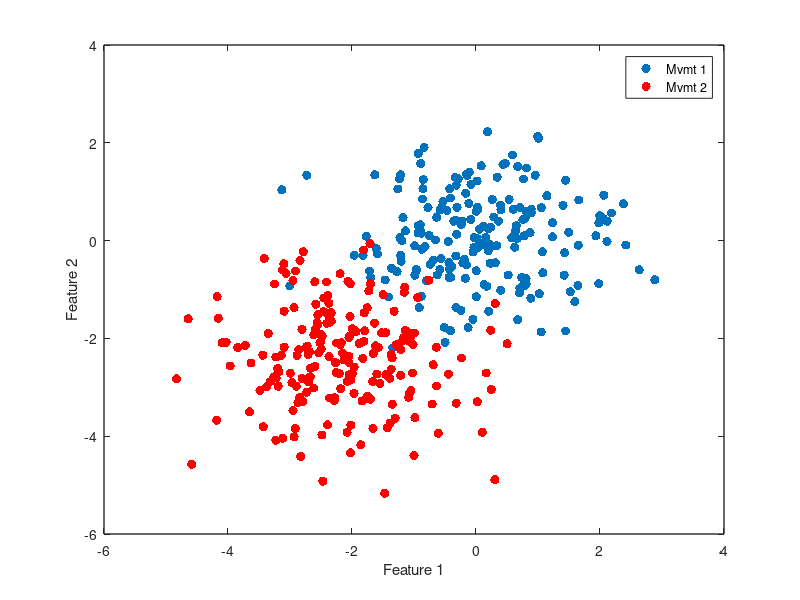

The MATLAB script that drew this image: (Note: this script raises an error after producing the figure.)

% COME HERE FROM THE REPRESENTATIONAL STRUCURE ANALYSES CODE

%% SIMULATION OF THE TESTING SCHEME
% create two datasets 

a= randn(200,2);
b=randn(200,2)+[-2.25,-2.25];
figure;plot(a(:,1),a(:,2),'.','MarkerSize',20)
hold on
plot(b(:,1),b(:,2),'.r','MarkerSize',20)
set(gcf,'Color','w')
set(gca,'LineWidth',1)
xlabel('Feature 1')
ylabel('Feature 2')
legend({'Mvmt 1','Mvmt 2'})
box on
% compute mahal distance
dstat = mahal2(a,b,2);
title(['Mahalanobis distance of ' num2str(dstat)])

a=a';b=b';
s1 = size(a,2);
c = [a b];
m = mean(c,2);
X = cov(c');
C12 = chol(X);

% plot the ellipse
[v,d]=eigs(X); % ellipse length is sqrt(e.value) in direction of e.vector
d=diag(d);
ra=sqrt(5.991*d(1));
rb=sqrt(5.991*d(2));
v1=v(:,1);
ang = atan(v1(2)/v1(1));
c0=mean(c,2);
xlim([min(c(1,:))-1 max(c(1,:))+1])
ylim([min(c(2,:))-1 max(c(2,:))+1])
figure;plot(a(1,:),a(2,:),'.','MarkerSize',20)
hold on
plot(b(1,:),b(2,:),'.r','MarkerSize',20)
ellipse(ra,rb,ang,c0(1),c0(2),'k');
title(['Gaussian fit to overall data'])
xlim([min(c(1,:))-1 max(c(1,:))+1])
ylim([min(c(2,:))-1 max(c(2,:))+1])
set(gcf,'Color','w')
set(gca,'LineWidth',1)
xlabel('Feature 1')
ylabel('Feature 2')
legend({'Mvmt 1','Mvmt 2'})

% example plotting
g = randn(size(c));
cnew = m + C12'*g;

% just plot it
figure;hold on
plot(cnew(1,:),cnew(2,:),'.k','MarkerSize',20)
ellipse(ra,rb,ang,c0(1),c0(2),'k');
xlim([min(c(1,:))-1 max(c(1,:))+1])
ylim([min(c(2,:))-1 max(c(2,:))+1])
set(gcf,'Color','w')
set(gca,'LineWidth',1)
xlabel('Feature 1')
ylabel('Feature 2')
legend('Sampling from Gaussian Fit')
box on


% find two clusters in the data
idx = kmeans(cnew', 2);
atmp = cnew(:,find(idx==1));
btmp = cnew(:,find(idx==2));
figure;plot(atmp(1,:),atmp(2,:),'.','MarkerSize',20)
hold on
plot(btmp(1,:),btmp(2,:),'.r','MarkerSize',20)
ellipse(ra,rb,ang,c0(1),c0(2),'k');
dd= mahal2(atmp',btmp',2);
title(['K-means parcellation, Mahalanobis dist of ' num2str(dd)])
xlim([min(c(1,:))-1 max(c(1,:))+1])
ylim([min(c(2,:))-1 max(c(2,:))+1])
set(gcf,'Color','w')
set(gca,'LineWidth',1)
xlabel('Feature 1')
ylabel('Feature 2')
legend({'Cluster 1','Cluster 2'})
box on

parfor i=1:500
    g = randn(size(c));
    cnew = m + C12'*g;

    % find two clusters in the data
    idx = kmeans(cnew', 2);
    atmp = cnew(:,find(idx==1));
    btmp = cnew(:,find(idx==2));
    dboot(i) = mahal2(atmp',btmp',2);

end
figure;hist(dboot)
vline(dstat)
sum(dboot>dstat)/length(dboot)



%%
%%%% null hypothesis testing -> permutation of each freq feature mvmt 1 and
% mvmt2. Create a cmmon distribution, sample from the distribution and use
% k-means to get two clusters. then find the mahab distance between the two
% clusters
%%% using all features
a = Data{13};
b = Data{14};
d = mahal2(a',b',2);
dboot=[];
s1 = size(a,2);
c = [a b];
m = mean(c,2);
X = cov(c');
C12 = chol(X);
parfor i=1:500
    g = randn(size(c));
    cnew = m + C12'*g;

    % find two clusters in the data
    idx = kmeans(cnew', 2);
    atmp = cnew(:,find(idx==1));
    btmp = cnew(:,find(idx==2));
    dboot(i) = mahal2(atmp',btmp',2);
end
figure;hist(dboot)
vline(d)
sum(dboot>d)/length(dboot)

%% SAME AS ABOVE BUT NOW FOR ALL PAIRWISE MOVEMENTS

% parallel cluster
clus = parcluster;
clus.NumWorkers = 18;
par_clus = clus.parpool(18);
load('/media/reza/ResearchDrive/B3 Data for ERP Analysis/Data_B3_ForMahabStats.mat')
addpath(genpath('/home/reza/Repositories/ECoG_BCI_HighDim'))
tic
options = statset('UseParallel',true);
D_p=zeros(length(Data));
D_boot=[];
for i=1:length(Data)
    disp(i)
    a = Data{i};
    for j=i+1:length(Data)
        b = Data{j};
        d = mahal2(a',b',2);
        dboot=[];
        s1 = size(a,2);
        c = [a b];
        m = mean(c,2);
        X = cov(c');
        C12 = chol(X);
        parfor ii=1:750
            g = randn(size(c));
            cnew = m + C12'*g;

            % find two clusters in the data
            idx = kmeans(cnew', 2);
            atmp = cnew(:,find(idx==1));
            btmp = cnew(:,find(idx==2));

            % get mahab distance
            dboot(ii) = mahal2(atmp',btmp',2);
        end
        D_boot = [D_boot;dboot];
        D_p(i,j) = sum(dboot>d)/length(dboot);        
    end
end


% for B3
ImaginedMvmt = {'Right Thumb','Right Index','Right Middle','Right Ring','Right Pinky',...
    'Rotate Right Wrist','Right Pinch Grasp','Right Tripod Grasp','Right Power Grasp',...
    'Left Thumb','Left Index','Left Middle','Left Ring','Left Pinky',...
    'Rotate Left Wrist','Left Pinch Grasp','Left Tripod Grasp','Left Power Grasp',...
    'Squeeze Both Hands',...
    'Head Movement',...
    'Right Shoulder Shrug',...
    'Left Shoulder Shrug',...
    'Right Tricep','Left Tricep',...
    'Right Bicep','Left Bicep',...
    'Right Knee','Left Knee',...%
    'Right Ankle','Left Ankle',...
    'Lips','Tongue'};

D=zeros(length(ImaginedMvmt));
for i=1:length(Data)
    %disp(['Processing Mvmt ' num2str(i) ...
    %    ' with bins till '  num2str(bins_size(end))])
    A = Data{i}';
    for j=i+1:length(Data)
        B = Data{j}';
        d = mahal2(A,B,2);
        D(i,j)=d;
        D(j,i)=d;
    end
end

Dtmp=squareform(D);
Db = D_boot(:);
Dtmp(end+1:length(Db))=NaN;
figure;boxplot(log10([Dtmp(:) Db(:)]),'Whisker',3)
set(gcf,'Color','w')
xticks(1:2)
xticklabels({'Real Data','Null distribution'})
ylabel('Log Distance')
title('B1')
set(gca,'FontSize',12)
box off
set(gca,'LineWidth',1)

[pfdr,pval]=fdr(squareform(D_p')',0.05);pfdr
sum(squareform(D_p')<=pfdr)/length(squareform(D_p'))

%cd('F:\DATA\ecog data\ECoG BCI\GangulyServer\Multistate clicker')
%save pairwise_Mahab_Dist_Stats_B1 -v7.3


clear Data
cd('/media/reza/ResearchDrive/B3 Data for ERP Analysis/')
save pairwise_Mahab_Dist_Stats_B3 -v7.3

%clear Data Data_bkup TrialData
%cd('F:\DATA\ecog data\ECoG BCI\GangulyServer\Multistate B3')
%save pairwise_Mahab_Dist_Stats_B3 -v7.3
toc

%% Going down the dendrogram , simulation
a = rand(18,2);
z=linkage(a);
figure;dendrogram(z)
z(:,end+1) = ((size(a,1)+1):(max(max(z(:,1:2)))+1))';

root_idx = z(end-5,1:2);
max_datapts = size(a,1);
children_all={};
for i=1:length(root_idx)
    children=[];
    % first step is to get the immediate below neighbors
    if root_idx(i)<=max_datapts
        children = [children root_idx(i)];
    end
    parents = z(find(z(:,end)==root_idx(i)),1:2);
    children = [children parents(parents<=max_datapts)];
    going_down= true;
    while going_down
        parents = get_children(z,parents)  ;
        children = [children parents(parents<=max_datapts)];
        parents = parents(parents>max_datapts);
        if all(parents<=max_datapts) || isempty(parents)
            going_down=false;
        end
    end
    children_all{i} = children(children<=max_datapts);
end

%% going down the dendogram and doing null hypothesis testing each node
% real data

Z(:,end+1) = ((size(D,1)+1):(max(max(Z(:,1:2)))+1))';


root_idx = Z(end,1:2);
link_stat = Z(end,3);
children_all = get_children_node(Z,root_idx); % the two clusters of mvmts

data=[];tmp_data={};num_bins={};
for i=1:length(children_all)
    idx = children_all{i};
    tmp = cell2mat(Data(idx));
    data = cat(2,data,tmp);
    tmp_data{i}=tmp;
    num_bins{i}=size(tmp,2);
end

num_mvmts = length(cell2mat(children_all));
num_bins = cumsum(cell2mat(num_bins));
num_bins = num_bins(end)/num_mvmts
num_bins = 1:735:(num_mvmts*735+1);

% fit the gaussian to the overall data
m = mean(data,2);
X = cov(data');
C12 = chol(X);
link_stat_boot=[];
options = statset('UseParallel',true);
parfor i=1:10
    g = randn(size(data));
    cnew = m + C12'*g;



    % find clusters in the data for simulated movements using k-means
    %idx = kmeans(cnew', num_mvmts,'MaxIter',250,'Options',options);

    % find clusters using agglom clustering
    %Z = linkage(cnew','complete');    
    %idx = cluster(Z,'maxclust',num_mvmts);

    % create the dataset
    %data_tmp={};
    %for j=1:length(unique(idx))
    %    data_tmp{j} = cnew(:,find(idx==j));
    %end


    % random assignment
    data_tmp={};
    idx=randperm(size(data,2));
    cnew = data(:,idx);
    for j=1:length(num_bins)-1
       data_tmp{j}=cnew(:, num_bins(j):num_bins(j+1)-1);
    end

    Dboot=zeros(size(data_tmp));
    for j=1:length(data_tmp)
        A = data_tmp{j};
        for k=j+1:length(data_tmp)
            B = data_tmp{k};
            Dboot(j,k) = mahal2(A',B',2);
            Dboot(k,j)= Dboot(j,k);
        end
    end
    Znull  = linkage(squareform(Dboot),'complete');
    %figure;(dendrogram(Znull))
    link_stat_boot(i) = Znull(end,3);
end
link_stat_boot
link_stat
sum(link_stat_boot>=link_stat)/length(link_stat_boot)

%
% %%% individually feature by feature
% a = Data{1};
% b = Data{3};
% d = mahal2(a',b',2);
% dboot=[];
% s1 = size(a,2);
% parfor i=1:1000
%     a1={};
%     b1={};
%     for j=1:128:size(a,1)
%         atmp = a(j:(j+128)-1,:);
%         btmp = b(j:(j+128)-1,:);
%         c = [atmp btmp];
%
%         % permutation
%         %I = randperm(size(c,2));
%         %atmp = c(:,I(1:s1));
%         %btmp = c(:,I(s1+1:end));
%
%         % simulating gaussian
%         m = mean(c,2);
%         X = cov(c');
%         C12 = chol(X);
%         g = randn(size(c));
%         cnew = m + C12'*g;
%         %atmp = cnew(:,1:s1);
%         %btmp = cnew(:,s1+1:end);
%
%         % now find two clusters from the simulated data
%         idx = kmeans(cnew', 2);
%         atmp = cnew(:,find(idx==1));
%         btmp = cnew(:,find(idx==2));
%
%         % combine
%         %a1 = [a1;atmp];
%         %b1 = [b1;btmp];
%         a1 = cat(2,a1,atmp);
%         b1 = cat(2,b1,btmp);
%     end
%     % stack together
%     s11=[];s22=[];
%     for j=1:length(a1)
%         s11(j) = size(a1{j},2);
%         s22(j) = size(b1{j},2);
%     end
%     s11 = min(s11)
%     s22 = min(s22)
%     a11=[];b11=[];
%     for j=1:length(a1)
%         tmp=a1{j};
%         a11=[a11;tmp(:,1:s11)];
%         tmp=b1{j};
%         b11=[b11;tmp(:,1:s22)];
%     end
%     dboot(i) = mahal2(a11',b11',2);
% end
% figure;hist(dboot)
% vline(d)

% testing with draw from a random distribution using same k-means
pval=[];
parfor iter=1:10
    disp(iter)
    orig=sort(randn(250,1));
    a = orig(1:125);
    b= orig(126:end)+1.75; % adding 1 here makes it a new distribution
    c=[ a; b];
    %[h p ci st]=ttest2(a,b);
    %d = abs(st.tstat);
    % statistic is k means cluster statistic
    ssum = sum((a-mean(a)).^2) + sum((b-mean(b)).^2);
    tss = sum((c-mean(c)).^2);
    ci_stat = ssum/tss;
    d = ci_stat;

    % fit a gaussian using entries of C
    m = mean(c);
    s = std(c);
    dboot=[];
    for i=1:1000
        cnew = s.*randn(size(c)) + m;
        idx = kmeans(cnew, 2);
        a1 = cnew(idx==1);
        b1 = cnew(idx==2);
        %[h p ci st]=ttest2(a1,b1);
        %dboot(i) = abs(st.tstat);
        ssum = sum((a1-mean(a1)).^2) + sum((b1-mean(b1)).^2);
        tss = sum((cnew-mean(cnew)).^2);
        dboot(i) =  ssum/tss;
    end
    %figure;hist(dboot)
    %vline(ci_stat)
    pval(iter) = sum(dboot>d)/length(dboot);
end
figure;hist(pval)

%% MAIN going down the dendrogram one leaf node at a time

%need to send Data, Z and the associated linked functions

cd('F:\DATA\ecog data\ECoG BCI\GangulyServer\Multistate B3')
%cd('F:\DATA\ecog data\ECoG BCI\GangulyServer\Multistate clicker')

Z(:,end+1) = ((size(D,1)+1):(max(max(Z(:,1:2)))+1))'
figure;dendrogram(Z(:,1:3),0)

pval_link=[];
pval_2means=[];
for i=0:length(Z)-1

    % get the movements within the clusters
    root_idx = Z(end-i,1:2);
    link_stat = Z(end-i,3);
    children_all = get_children_node(Z,root_idx); % the two clusters of mvmts

    % get the data together
    data=[];tmp_data={};num_bins={};
    for ii=1:length(children_all)
        idx = children_all{ii};
        tmp = cell2mat(Data(idx));
        data = cat(2,data,tmp);
        tmp_data{ii}=tmp;
        num_bins{ii}=size(tmp,2);
    end

    num_mvmts = length(cell2mat(children_all));    

    % fit the gaussian to the overall data
    m = mean(data,2);
    X = cov(data');
    C12 = chol(X);
    link_stat_boot=[];
    options = statset('UseParallel',true);
    parfor ii=1:12
        disp(ii)
        g = randn(size(data));
        cnew = m + C12'*g;



        % find clusters in the data for simulated movements using k-means
        idx = kmeans(cnew', num_mvmts,'MaxIter',250,'Options',options);

        % find clusters using agglom clustering
        %ZZ = linkage(cnew','complete');
        %idx = cluster(ZZ,'maxclust',num_mvmts);
        data_tmp={};
        for j=1:length(unique(idx))
            data_tmp{j} = cnew(:,find(idx==j));
        end


        % random assignment
        %     data_tmp={};
        %     idx=randperm(size(data,2));
        %     cnew = data(:,idx);
        %     for j=1:length(num_bins)-1
        %         data_tmp{j}=cnew(:, num_bins(j):num_bins(j+1)-1);
        %     end

        Dboot=zeros(size(data_tmp,2));
        for j=1:length(data_tmp)
            A = data_tmp{j};
            for k=j+1:length(data_tmp)
                B = data_tmp{k};
                Dboot(j,k) = mahal2(A',B',2);
                Dboot(k,j)= Dboot(j,k);
            end
        end
        Znull  = linkage(squareform(Dboot),'complete');
        %figure;(dendrogram(Znull,0))
        link_stat_boot(ii) = Znull(end,3);
    end
    pval_link(i+1) = sum(link_stat_boot>=link_stat)/length(link_stat_boot);
end

Z(:,end+1) = flipud(pval_link)
